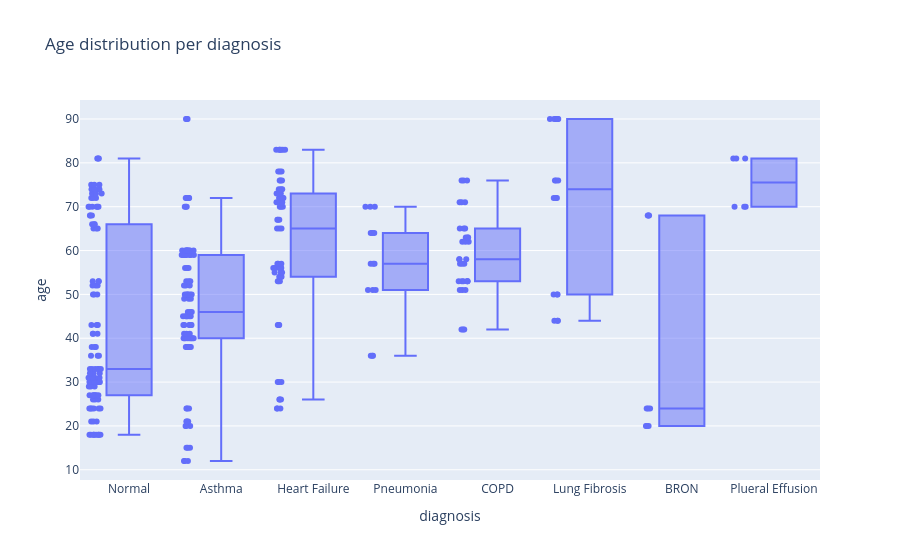
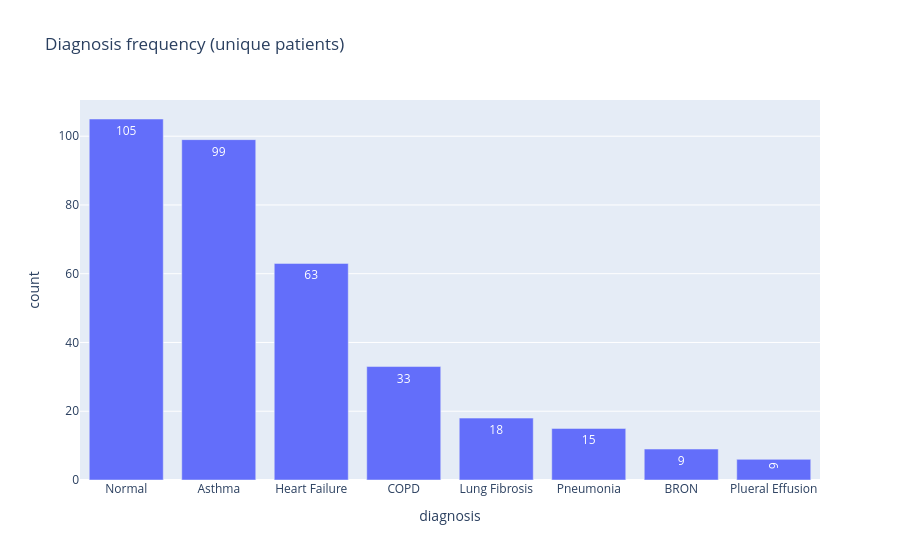

Notebook source saved alongside these figures, in order:
### Markdown cell above
# Patient-Level Aggregation & Paper-Style Tables

This block aggregates per **patient** and generates tables/plots that mirror the paper’s summaries.


- **Patient-level aggregation**
  - Group `df_wide` by `patient_id`.
  - Merge and de-duplicate **sound types** and **diagnoses** per patient.
  - Pick the first valid **location** per patient; title-case it.

- **Table 1 — Chest zones (Location)**

- **Table 2 — Sound types (patient profile)**

- **Table 3 — Health condition (per diagnosis)**

- **Interactive visualizations**
  - **Boxplot (Plotly):** age distribution per diagnosis (shows points + box).
  - **Bar chart (Plotly):** diagnosis frequencies (unique patients).
  - **Co-occurrence heatmap (Seaborn):** pairwise counts of diagnoses across patients.

### Code cell
from pathlib import Path
import pandas as pd

SAVE_DIR = Path("./outputs_tables_like_paper")
SAVE_DIR.mkdir(exist_ok=True, parents=True)

# ========= Helpers =========
def _dedup(seq):
    seen, out = set(), []
    for x in seq:
        if x not in seen:
            seen.add(x); out.append(x)
    return out

def _sound_profile_label(sound_list):
    """
    Map a patient's sound_types (unique) to the paper-like categories:
      - 'Normal'
      - 'Crepitations'  (we mapped Crep/Crackles → 'Crackles'; if usas 'Crackles' cámbialo aquí)
      - 'Wheezes'
      - 'Bronchial'
      - 'Crackles'
      - 'Wheezes & Crackles'
      - 'Bronchial & Crackles'
    """
    if not isinstance(sound_list, (list, tuple)) or len(sound_list) == 0:
        return None
    s = sorted(set(sound_list))
    # Nombres estándar esperados
    hasN  = "Normal"     in s
    hasW  = "Wheezes"    in s
    hasC  = "Crackles"   in s or "Crepitations" in s  
    hasB  = "Bronchial"  in s

    # Normal
    if hasN and not (hasW or hasC or hasB):
        return "Normal"

    if hasW and hasC and not hasB:
        return "Wheezes & Crackles"
    if hasB and hasC and not hasW:
        return "Bronchial & Crackles"

    # Simples
    if hasW and not (hasC or hasB):
        return "Wheezes"
    if hasC and not (hasW or hasB):
        return "Crepitations"
    if hasB and not (hasW or hasC):
        return "Bronchial"

    return " & ".join(s)

def _to_title(loc):
    """Ensure title-case for locations like 'Posterior right upper' -> 'Posterior Right Upper'."""
    return None if pd.isna(loc) else str(loc).title()

# ========= Base: collapse by patient =========
# Note: if you have multiple rows per patient with different locations/sounds/diagnoses,
# we take the FIRST one for simplicity for 'location'; for 'sound_types' and 'diagnoses'
# we merge and deduplicate.

agg_rows = []
for pid, g in df_wide.groupby("patient_id", sort=False):
    row = g.iloc[0].copy()
    all_sounds = []
    all_diags  = []
    for _, r in g.iterrows():
        if isinstance(r.get("sound_types"), list):
            all_sounds.extend(r["sound_types"])
        if isinstance(r.get("diagnoses"), list):
            all_diags.extend(r["diagnoses"])
    row["sound_types_patient"] = _dedup([s for s in all_sounds if isinstance(s, str) and s.strip()])
    row["diagnoses_patient"]   = _dedup([d for d in all_diags  if isinstance(d, str) and d.strip()])
    # location: if there are several different ones, prioritize the first valid one that appears
    loc = g["location_norm"].dropna()
    row["location_patient"] = loc.iloc[0] if not loc.empty else None
    agg_rows.append(row)

df_pat = pd.DataFrame(agg_rows)

# Normalize location a Title-Case
df_pat["location_patient"] = df_pat["location_patient"].map(_to_title)

# ========= Tabla 1: Chest zones (Location) =========
tbl_locations = (
    df_pat["location_patient"]
    .dropna()
    .value_counts()
    .rename_axis("Location")
    .to_frame("No. of Subjects")
    .sort_index()
)
print("\nTable 1 — Chest zones (unique patients)")
print(tbl_locations)
tbl_locations.to_csv(SAVE_DIR / "table1_locations.csv")

# ========= Table 2: Sound types  =========
df_pat["sound_profile"] = df_pat["sound_types_patient"].map(_sound_profile_label)
tbl_sound = (
    df_pat["sound_profile"]
    .dropna()
    .value_counts()
    .rename_axis("Sound Type")
    .to_frame("No. of Subjects")
)
# Sort
order_sound = [
    "Normal",
    "Crepitations",      
    "Wheezes",
    "Crackles",          
    "Bronchial",
    "Wheezes & Crackles",
    "Bronchial & Crackles",
]
tbl_sound = tbl_sound.reindex(order_sound + [i for i in tbl_sound.index if i not in order_sound]).dropna(how="all")
print("\nTable 2 — Sound types (unique patients)")
print(tbl_sound)
tbl_sound.to_csv(SAVE_DIR / "table2_sound_types.csv")

# ========= Table 3: Health condition (count, age range, gender) =========
# Explode diagnoses at the patient level, drop duplicates (a patient counts once per condition)

tmp = df_pat.explode("diagnoses_patient", ignore_index=True)
tmp = tmp.rename(columns={"diagnoses_patient": "diagnosis"})
tmp = tmp.dropna(subset=["diagnosis"])
tmp = tmp.drop_duplicates(subset=["patient_id", "diagnosis"])

def _gender_counts(s):
    f = int((s == "F").sum())
    m = int((s == "M").sum())
    return f"{f} female, {m} male"

agg = tmp.groupby("diagnosis").agg(
    **{
        "No. of Subjects": ("patient_id", "nunique"),
        "Age Min": ("age", "min"),
        "Age Max": ("age", "max"),
        "Gender": ("gender", _gender_counts),
    }
).reset_index()

# Format age range in a single column
agg["Age Range"] = agg.apply(lambda r: f"{int(r['Age Min'])}–{int(r['Age Max'])}" if pd.notna(r["Age Min"]) else "NA", axis=1)
tbl_health = agg[["diagnosis", "No. of Subjects", "Age Range", "Gender"]].rename(columns={"diagnosis": "Health Condition"})
order_health = ["Normal","Asthma","Pneumonia","COPD","BRON","Heart Failure","Lung Fibrosis","Pleural Effusion"]
tbl_health = tbl_health.set_index("Health Condition").reindex(order_health + [i for i in tbl_health["Health Condition"].tolist() if i not in order_health]).dropna(how="all")
print("\nTable 3 — Health condition (unique patients)")
print(tbl_health)
tbl_health.to_csv(SAVE_DIR / "table3_health_condition.csv")


import seaborn as sns
import plotly.express as px

# --- Boxplot interactive Plotly ---
fig = px.box(
    df_long_diag,
    x="diagnosis",
    y="age",
    points="all",   # show each patient as a point in the boxplot plotly
    title="Age distribution per diagnosis"
)
fig.show()

# --- Interactive bars: diagnosis frequency ---
freq_diag = df_long_diag["diagnosis"].value_counts().reset_index()
freq_diag.columns = ["diagnosis","count"]

fig = px.bar(
    freq_diag,
    x="diagnosis",
    y="count",
    title="Diagnosis frequency (unique patients)",
    text="count"
)
fig.show()

# --- Heatmap Diagnosis co-ocurrences---
from itertools import combinations
import numpy as np

# Build co-occurrence matrix
diagnoses = df_long_diag["diagnosis"].unique()
cooc = pd.DataFrame(0, index=diagnoses, columns=diagnoses)

for pid, g in df_long_diag.groupby("patient_id"):
    dlist = g["diagnosis"].unique()
    for a,b in combinations(dlist, 2):
        cooc.loc[a,b] += 1
        cooc.loc[b,a] += 1

sns.heatmap(cooc, annot=True, fmt="d", cmap="Blues")
plt.title("Co-occurrence of diagnoses across patients")
plt.show()

### Figure 1 — Plotly figure (JSON) as saved in the notebook; plotly's stock layout.template omitted (floating-point values rounded to 4 significant figures; data arrays with more than 128 entries replaced by an {"elided": "..."} marker saying what was removed)
{"data": [{"alignmentgroup": "True", "boxpoints": "all", "hovertemplate": "diagnosis=%{x}<br>age=%{y}<extra></extra>", "legendgroup": "", "marker": {"color": "#636efa"}, "name": "", "notched": false, "offsetgroup": "", "orientation": "v", "showlegend": false, "x": {"elided": "348 str values"}, "x0": " ", "xaxis": "x", "y": {"elided": "348 int values"}, "y0": " ", "yaxis": "y", "type": "box"}], "layout": {"xaxis": {"anchor": "y", "domain": [0.0, 1.0], "title": {"text": "diagnosis"}}, "yaxis": {"anchor": "x", "domain": [0.0, 1.0], "title": {"text": "age"}}, "legend": {"tracegroupgap": 0}, "title": {"text": "Age distribution per diagnosis"}, "boxmode": "group"}}

### Figure 2 — Plotly figure (JSON) as saved in the notebook; plotly's stock layout.template omitted (floating-point values rounded to 4 significant figures)
{"data": [{"hovertemplate": "diagnosis=%{x}<br>count=%{text}<extra></extra>", "legendgroup": "", "marker": {"color": "#636efa", "pattern": {"shape": ""}}, "name": "", "orientation": "v", "showlegend": false, "text": [105.0, 99.0, 63.0, 33.0, 18.0, 15.0, 9.0, 6.0], "textposition": "auto", "x": ["Normal", "Asthma", "Heart Failure", "COPD", "Lung Fibrosis", "Pneumonia", "BRON", "Plueral Effusion"], "xaxis": "x", "y": [105, 99, 63, 33, 18, 15, 9, 6], "yaxis": "y", "type": "bar"}], "layout": {"xaxis": {"anchor": "y", "domain": [0.0, 1.0], "title": {"text": "diagnosis"}}, "yaxis": {"anchor": "x", "domain": [0.0, 1.0], "title": {"text": "count"}}, "legend": {"tracegroupgap": 0}, "title": {"text": "Diagnosis frequency (unique patients)"}, "barmode": "relative"}}
